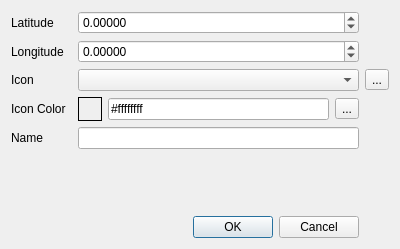
<?xml version="1.0" encoding="UTF-8"?>
<ui version="4.0">
 <class>EditMarkerDialog</class>
 <widget class="QDialog" name="EditMarkerDialog">
  <property name="geometry">
   <rect>
    <x>0</x>
    <y>0</y>
    <width>400</width>
    <height>249</height>
   </rect>
  </property>
  <property name="windowTitle">
   <string>Edit Location Marker</string>
  </property>
  <layout class="QGridLayout" name="gridLayout">
   <item row="9" column="0">
    <spacer name="verticalSpacer">
     <property name="orientation">
      <enum>Qt::Orientation::Vertical</enum>
     </property>
     <property name="sizeHint" stdset="0">
      <size>
       <width>20</width>
       <height>40</height>
      </size>
     </property>
    </spacer>
   </item>
   <item row="4" column="2">
    <layout class="QHBoxLayout" name="horizontalLayout">
     <item>
      <widget class="QFrame" name="iconColorFrame">
       <property name="minimumSize">
        <size>
         <width>24</width>
         <height>24</height>
        </size>
       </property>
       <property name="frameShape">
        <enum>QFrame::Shape::Box</enum>
       </property>
       <property name="frameShadow">
        <enum>QFrame::Shadow::Plain</enum>
       </property>
      </widget>
     </item>
     <item>
      <widget class="QLineEdit" name="iconColorLineEdit">
       <property name="text">
        <string>#ffffffff</string>
       </property>
      </widget>
     </item>
     <item>
      <widget class="QToolButton" name="iconColorButton">
       <property name="text">
        <string>...</string>
       </property>
       <property name="icon">
        <iconset resource="../../../../scwx-qt.qrc">
         <normaloff>:/res/icons/font-awesome-6/palette-solid.svg</normaloff>:/res/icons/font-awesome-6/palette-solid.svg</iconset>
       </property>
      </widget>
     </item>
    </layout>
   </item>
   <item row="0" column="2">
    <widget class="QDoubleSpinBox" name="latitudeDoubleSpinBox">
     <property name="correctionMode">
      <enum>QAbstractSpinBox::CorrectionMode::CorrectToNearestValue</enum>
     </property>
     <property name="decimals">
      <number>5</number>
     </property>
     <property name="minimum">
      <double>-90.000000000000000</double>
     </property>
     <property name="maximum">
      <double>90.000000000000000</double>
     </property>
    </widget>
   </item>
   <item row="5" column="0">
    <widget class="QLabel" name="label">
     <property name="text">
      <string>Name</string>
     </property>
    </widget>
   </item>
   <item row="3" column="0">
    <widget class="QLabel" name="label_4">
     <property name="text">
      <string>Icon</string>
     </property>
    </widget>
   </item>
   <item row="10" column="0" colspan="3">
    <widget class="QDialogButtonBox" name="buttonBox">
     <property name="orientation">
      <enum>Qt::Orientation::Horizontal</enum>
     </property>
     <property name="standardButtons">
      <set>QDialogButtonBox::StandardButton::Cancel|QDialogButtonBox::StandardButton::Ok</set>
     </property>
    </widget>
   </item>
   <item row="1" column="0">
    <widget class="QLabel" name="label_3">
     <property name="text">
      <string>Longitude</string>
     </property>
    </widget>
   </item>
   <item row="4" column="0">
    <widget class="QLabel" name="label_5">
     <property name="text">
      <string>Icon Color</string>
     </property>
    </widget>
   </item>
   <item row="0" column="0">
    <widget class="QLabel" name="label_2">
     <property name="text">
      <string>Latitude</string>
     </property>
    </widget>
   </item>
   <item row="3" column="3">
    <widget class="QToolButton" name="iconFileOpenButton">
     <property name="toolTip">
      <string>Add Custom Icon</string>
     </property>
     <property name="text">
      <string>...</string>
     </property>
    </widget>
   </item>
   <item row="1" column="2">
    <widget class="QDoubleSpinBox" name="longitudeDoubleSpinBox">
     <property name="correctionMode">
      <enum>QAbstractSpinBox::CorrectionMode::CorrectToNearestValue</enum>
     </property>
     <property name="decimals">
      <number>5</number>
     </property>
     <property name="minimum">
      <double>-180.000000000000000</double>
     </property>
     <property name="maximum">
      <double>180.000000000000000</double>
     </property>
    </widget>
   </item>
   <item row="5" column="2">
    <widget class="QLineEdit" name="nameLineEdit"/>
   </item>
   <item row="3" column="2">
    <widget class="QComboBox" name="iconComboBox">
     <property name="sizePolicy">
      <sizepolicy hsizetype="Preferred" vsizetype="Fixed">
       <horstretch>0</horstretch>
       <verstretch>0</verstretch>
      </sizepolicy>
     </property>
     <property name="autoFillBackground">
      <bool>true</bool>
     </property>
    </widget>
   </item>
  </layout>
 </widget>
 <resources>
  <include location="../../../../scwx-qt.qrc"/>
 </resources>
 <connections>
  <connection>
   <sender>buttonBox</sender>
   <signal>accepted()</signal>
   <receiver>EditMarkerDialog</receiver>
   <slot>accept()</slot>
   <hints>
    <hint type="sourcelabel">
     <x>248</x>
     <y>254</y>
    </hint>
    <hint type="destinationlabel">
     <x>157</x>
     <y>274</y>
    </hint>
   </hints>
  </connection>
  <connection>
   <sender>buttonBox</sender>
   <signal>rejected()</signal>
   <receiver>EditMarkerDialog</receiver>
   <slot>reject()</slot>
   <hints>
    <hint type="sourcelabel">
     <x>316</x>
     <y>260</y>
    </hint>
    <hint type="destinationlabel">
     <x>286</x>
     <y>274</y>
    </hint>
   </hints>
  </connection>
 </connections>
</ui>
